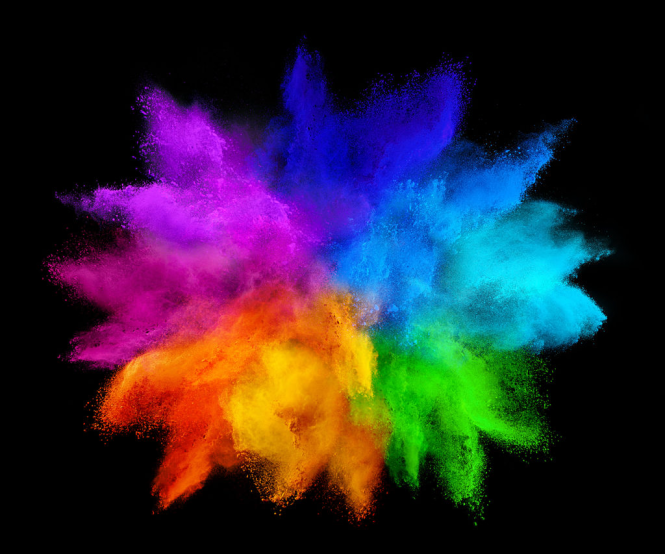
#> input picture COS3401(1-86)/Example/Example_completed/images/shade.png, 665 x 554 px
$ python Assignment4.py
#> lines starting #> are read from the running program, lines starting #| are printed output that depends on the picture; after the words box and inside, x2 and y2 are one past the last pixel; in counts of white or black regions, pixels touching at a corner belong together
#> further down, img is the input picture: shape (554, 665, 3); mean B, G, R 52.8, 38.9, 47.8
### COS3401(1-86)/Example/Example_completed/utils.py
# numpy
# matplotlib
# opencv-python

from typing import Any

import cv2
import matplotlib.pyplot as plt
import numpy as np


def plt_image(img: Any, *, title: str = '', gray: bool = False) -> None:
    plt.axis('off')
    plt.imshow(img, cmap='gray' if gray else None)
    if title:
        plt.title(title)
    plt.show()


# [24 lines left out: functions cv_show, power_gamma, normalize, reduce_saturation, not called in this run]


# color space


def rgb_to_cmyk(image: cv2.typing.MatLike) -> cv2.typing.MatLike:
    rgb_image = cv2.cvtColor(image, cv2.COLOR_BGR2RGB)
    rgb_normalized = rgb_image / 255.0

    R = rgb_normalized[:, :, 0]
    G = rgb_normalized[:, :, 1]
    B = rgb_normalized[:, :, 2]

    # Calculate the CMY values
    C = 1 - R
    M = 1 - G
    Y = 1 - B

    K = np.minimum(np.minimum(C, M), Y)
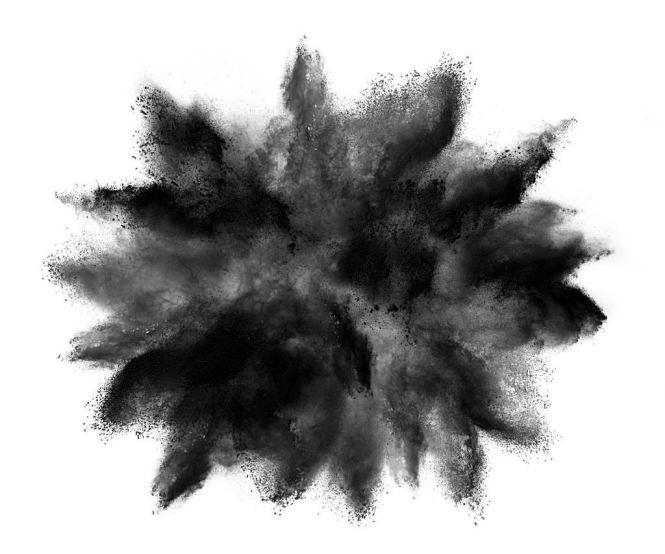
#> K: shape (554, 665) float64; min 0, max 1, mean 0.658

    denominator = 1 - K
    denominator[denominator == 0] = 1
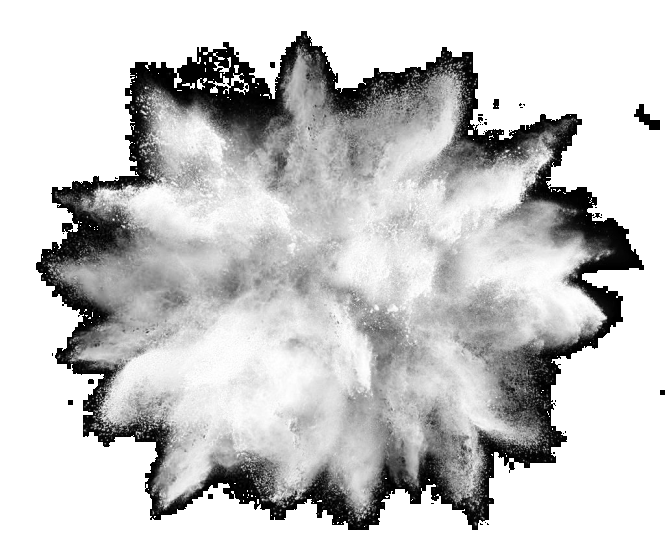
#> denominator: shape (554, 665) float64; min 0.00392, max 1, mean 0.785

    C = (C - K) / denominator
    M = (M - K) / denominator
    Y = (Y - K) / denominator

    cmyk_image = (np.dstack((C, M, Y, K)) * 255).astype(np.uint8)
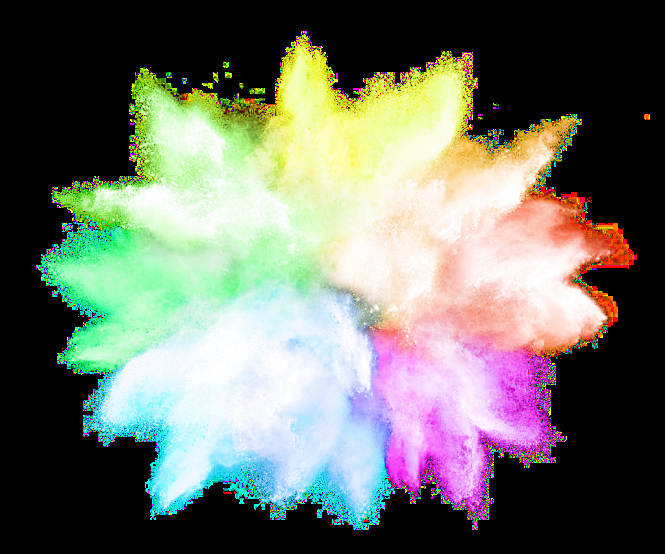
#> cmyk_image: shape (554, 665, 4); mean R, G, B, A 63.6, 76.4, 52.6, 167.5; transparent parts drawn white

    return cmyk_image


# [223 lines left out: functions cmyk_to_rgb, rgb2cmyk, intermean, apply_threshold, histogram, show_histogram and 6 more, not called in this run]

### COS3401(1-86)/Example/Example_completed/Assignment4.py
import cv2
import numpy as np
from utils import *

img = cv2.imread('./images/shade.png', cv2.IMREAD_COLOR_RGB)
plt_image(img)

#  CMYK
cmyk = rgb_to_cmyk(img)

c = cmyk[:, :, 0]
plt_image(c, gray=True)

binary_mask = np.zeros_like(c, dtype="uint8")

binary_mask[c >= 180] = 255
plt_image(binary_mask, gray=True)

binary_mask_median = cv2.medianBlur(binary_mask, 5)
plt_image(binary_mask_median, gray=True)

#HSV
plt_image(img)

hsv = cv2.cvtColor(img, cv2.COLOR_RGB2HSV)
#> hsv: shape (554, 665, 3); mean H, S, V 52, 125.6, 87.3

h, s, v = cv2.split(hsv)

h_double = h.astype(np.uint16) * 2
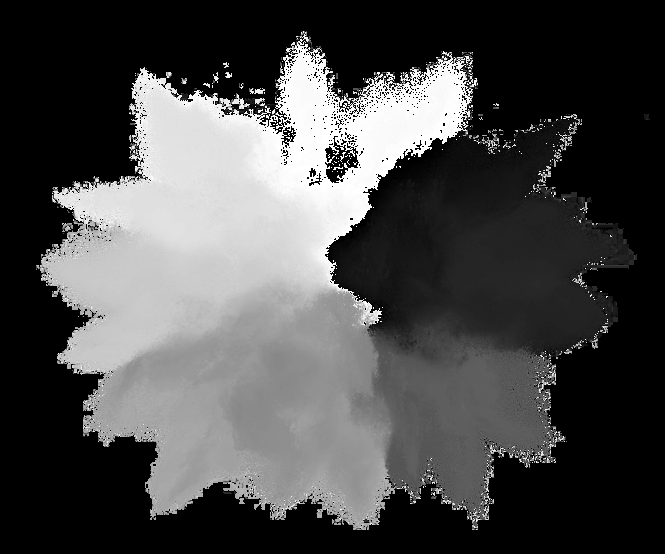
#> h_double: shape (554, 665) uint16; min 0, max 358, mean 104; drawn with min black and max white

mask_h = ((h_double >= 0) & (h_double <= 150)) | ((h_double >= 330) & (h_double <= 360))
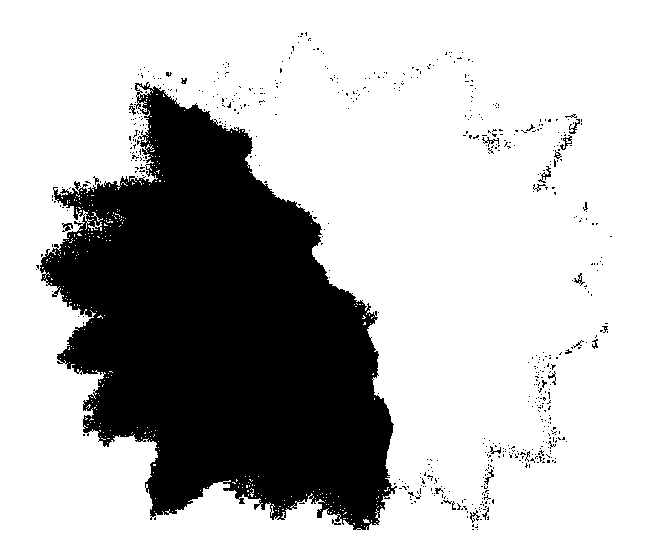
#> mask_h: shape (554, 665) bool; 73.8% white; 610 black regions (586 under 20 px), largest, box (x1, y1, x2, y2) and area: (40, 82, 397, 530) 94018, (560, 135, 572, 150) 63, (538, 166, 551, 183) 63
mask_s = (s >= 120) & (s <= 255)
#> mask_s: shape (554, 665) bool; 53.2% white; 910 black regions (907 under 20 px), largest, box (x1, y1, x2, y2) and area: (0, 0, 665, 554) 169547, (323, 280, 383, 337) 1073, (221, 101, 262, 121) 279
mask_v = (v >= 70) & (v <= 255)
#> mask_v: shape (554, 665) bool; 44.7% white; 421 white regions (412 under 20 px), largest, box (x1, y1, x2, y2) and area: (48, 46, 613, 521) 163536, (55, 194, 73, 203) 57, (561, 118, 573, 132) 42

mask_bool = mask_h & mask_s & mask_v
#> mask_bool: shape (554, 665) bool; 21.9% white; 400 white regions (391 under 20 px), largest, box (x1, y1, x2, y2) and area: (245, 46, 613, 506) 79565, (226, 123, 254, 138) 105, (185, 101, 213, 120) 89
mask_hsv = (mask_bool.astype(np.uint8)) * 255
plt_image(mask_hsv, gray=True)

mask_hsv_median_blur = cv2.medianBlur(mask_hsv, 5)
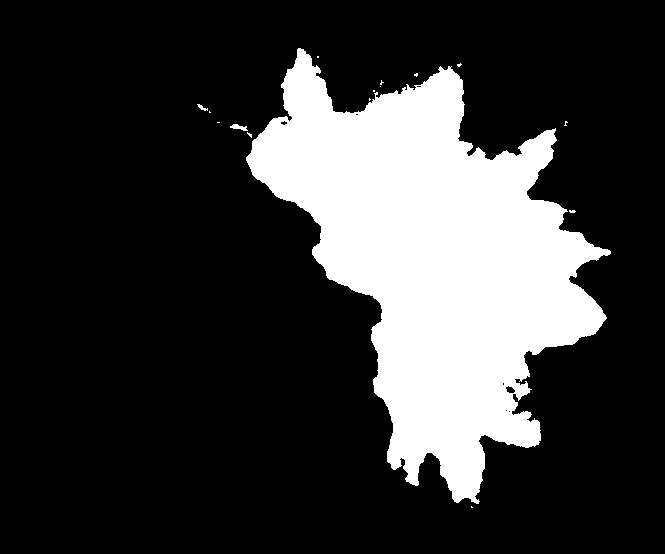
#> mask_hsv_median_blur: shape (554, 665); 21.8% white; 16 white regions (13 under 20 px), largest, box (x1, y1, x2, y2) and area: (246, 48, 611, 504) 79972, (230, 124, 248, 131) 68, (197, 104, 208, 111) 33
plt_image(mask_hsv_median_blur, gray=True)

result = cv2.hconcat([binary_mask_median, mask_hsv_median_blur])
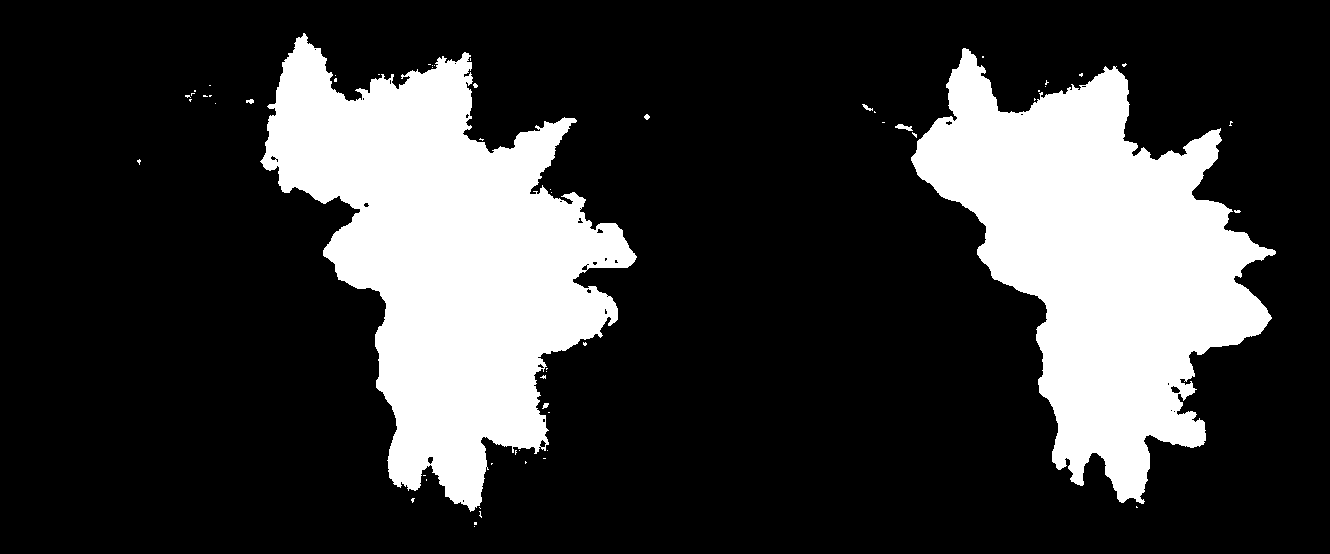
#> result: shape (554, 1330); 22.7% white; 59 white regions (52 under 20 px), largest, box (x1, y1, x2, y2) and area: (260, 33, 637, 512) 86867, (911, 48, 1276, 504) 79972, (895, 124, 913, 131) 68
plt_image(result, gray=True, title="CMYK vs HSV Masking")

$ run again, with COS3401(1-86)/Example/Example_completed/images/dark_image.png copied over COS3401(1-86)/Example/Example_completed/images/shade.png
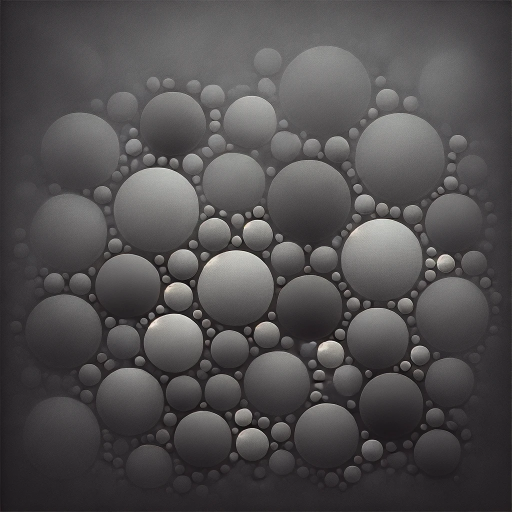
#> input picture COS3401(1-86)/Example/Example_completed/images/dark_image.png, 1024 x 1024 px (shown at 1/2 size)
#> img is the input picture: shape (1024, 1024, 3); mean B, G, R 79.7, 78.9, 81.2
#> in plt_image (call 3), `plt.show()`:
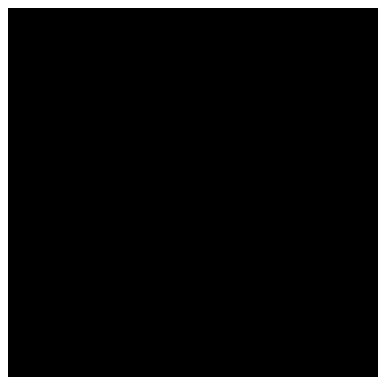
#> figure drawn by matplotlib, 1 panel
#> hsv: shape (1024, 1024, 3); mean H, S, V 115.7, 11, 81.3
#> mask_h: shape (1024, 1024) bool; 15% white; 1337 white regions (910 under 20 px), largest, box (x1, y1, x2, y2) and area: (16, 0, 984, 384) 104863, (128, 384, 216, 448) 2636, (544, 264, 592, 304) 1003
#> mask_s: shape (1024, 1024) bool; 0.02% white in thin lines or dots, all inside (x1, y1, x2, y2) = (315, 432, 886, 881)
#> `mask_v = (v >= 70) & (v <= 255)`:
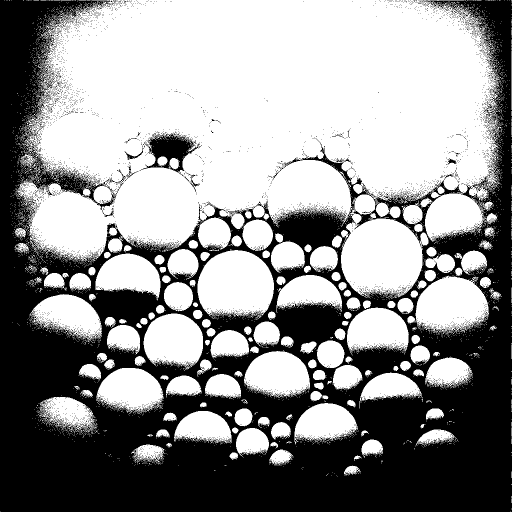
#> mask_v: shape (1024, 1024) bool (shown at 1/2 size); 57.4% white; 4647 black regions (4628 under 20 px), largest, box (x1, y1, x2, y2) and area: (0, 0, 1024, 1024) 434077, (280, 265, 402, 385) 4267, (250, 296, 288, 320) 175
#> mask_bool: shape (1024, 1024) bool; every value is 0
#> result: shape (1024, 2048); every value is 0
